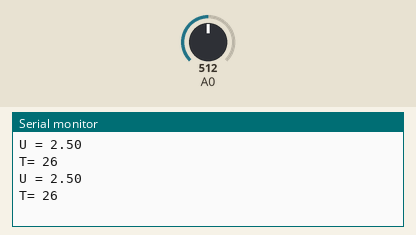
This sketch was run on a simulated Arduino Uno, built with avr-gcc and run on an emulated ATmega328P. Shown: the last lines printed to the serial monitor. The test bench sets the inputs (shaded band); at power-on: A0 = 512.

Above: at 1.8 s.
1.9 s: A0 set to 716
At 2.6 s:
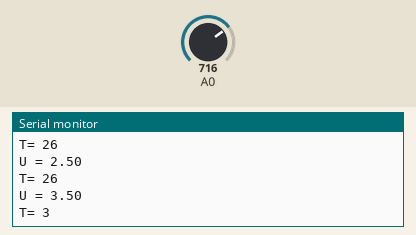
3.4 s: A0 set to 900
At 4.8 s:
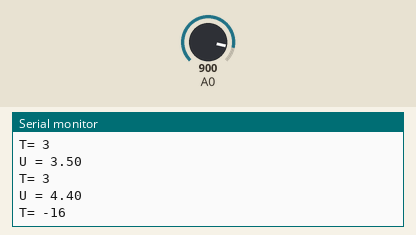
Timing chart, 0 to 6.4 s (numbered marks = the images above; inputs shaded):
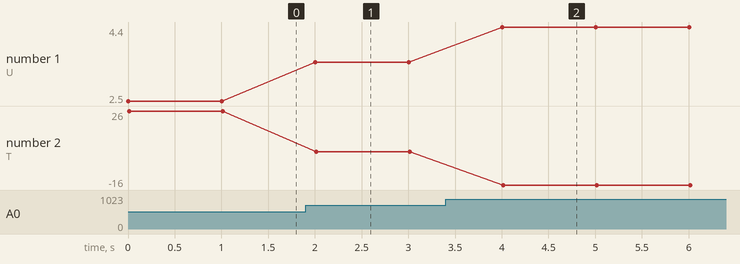

Measured:
- after the input at 1.9 s, the serial monitor: prints a new line after 0.10 s (image 1)
- after the input at 3.4 s, the serial monitor: prints a new line after 0.60 s (image 2)
- plotted number 1: 2.5 → 3.5 after the input at 1.9 s, 3.5 → 4.4 after the input at 3.4 s
- plotted number 2: 26 → 3 after the input at 1.9 s, 3 → -16 after the input at 3.4 s

The sketch:

Mesure_Temperature_CTN_Linearise.ino
```cpp
/*
 * Mesure d'un température avec une CTN 10k (25°C)
 * placée dans un pont diviseur de tension avec
 * une résistance de 10k.
 */

float tension;
int temperature;    // Arrondi à l'entier
float a = -0.0441;  // Coeff. directeur modèle
float b = 3.66;     // Ordonnée à l'origine modèle

void setup() {
  Serial.begin(9600);  // Paramétrage du port série

}

void loop() {
  tension = analogRead(A0)*5.0/1023; // Lecture tension
  temperature = (tension-b)/a;       // Calcul température
  Serial.print("U = ");              // Affichage dans moniteur série
  Serial.println(tension);
  Serial.print("T= ");
  Serial.println(temperature);
  delay(1000);                       // Temporisation
}
```
